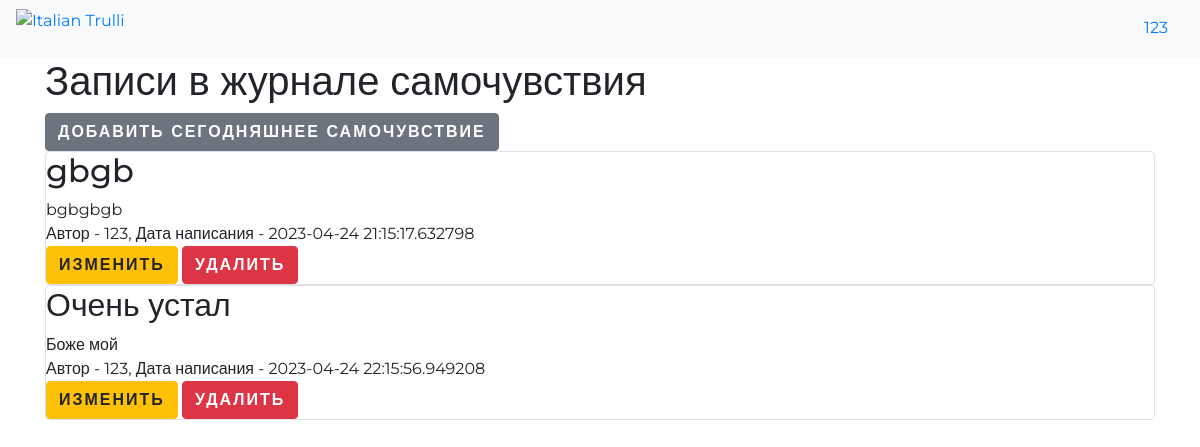
Screenshot of / (signed in) with the database file from the repository.
### data/users.py (models this page shows, shortened)
class User(SqlAlchemyBase, UserMixin):
    __tablename__ = 'users'
    id = sqlalchemy.Column(sqlalchemy.Integer, primary_key=True, autoincrement=True)
    name = sqlalchemy.Column(sqlalchemy.String, nullable=True)
    about = sqlalchemy.Column(sqlalchemy.String, nullable=True)
    email = sqlalchemy.Column(sqlalchemy.String, index=True, unique=True, nullable=True)
    hashed_password = sqlalchemy.Column(sqlalchemy.String, nullable=True)
    created_date = sqlalchemy.Column(sqlalchemy.DateTime, default=datetime.datetime.now)
    news = orm.relationship("News", back_populates='user')

### data/news.py (models this page shows)
class News(SqlAlchemyBase):
    __tablename__ = 'news'
    id = sqlalchemy.Column(sqlalchemy.Integer, primary_key=True, autoincrement=True)
    title = sqlalchemy.Column(sqlalchemy.String, nullable=True)
    content = sqlalchemy.Column(sqlalchemy.String, nullable=True)
    created_date = sqlalchemy.Column(sqlalchemy.DateTime, default=datetime.datetime.now)
    is_private = sqlalchemy.Column(sqlalchemy.Boolean, default=True)
    user_id = sqlalchemy.Column(sqlalchemy.Integer, sqlalchemy.ForeignKey("users.id"))
    user = orm.relationship('User')
    categories = orm.relationship("Category", secondary="association", backref="news")

### mai1n.py (the view)
@app.route("/")
def index():
    db_sess = db_session.create_session()
    if current_user.is_authenticated:
        news = db_sess.query(News).filter((News.user == current_user) | (News.is_private != True))
    else:
        news = db_sess.query(News).filter(News.is_private != True)
    return render_template("index.html", news=news)

### data/db_session.py (called while the page is built)
def create_session() -> Session:
    global __factory
    return __factory()

### mai1n.py (called while the page is built)
@login_manager.user_loader
def load_user(user_id):
    db_sess = db_session.create_session()
    return db_sess.query(User).get(user_id)

### templates/index.html
{% extends "base.html" %}
{% block content %}
    <h1>Записи в журнале самочувствия</h1>
    {% if current_user.is_authenticated %}
        <a href="news" class="btn btn-secondary">Добавить сегодняшнее самочувствие</a>
    {% endif %}
    {% for item in news %}
        <div class="col-md6 border rounded">
            <h2>{{ item.title }}</h2>
            <div>
                {{ item.content }}
            </div>
            <div>
                Автор - {{ item.user.name }}, Дата написания - {{ item.created_date }}
            </div>
            {% if current_user.is_authenticated and current_user == item.user %}
                <div>
                    <a href="/news/{{ item.id }}" class="btn btn-warning">Изменить</a>
                    <a href="/news_delete/{{ item.id }}" class="btn btn-danger">Удалить</a>
                </div>
            {% endif %}
        </div>
    {% endfor %}
{% endblock %}

### templates/base.html (shortened to what this page needs)
<!DOCTYPE html>
<html lang="en">
<head>
    <link rel="stylesheet" href="https://stackpath.bootstrapcdn.com/bootstrap/4.4.1/css/bootstrap.min.css"
>
</head>
<body>
<header>
    <nav class="navbar navbar-expand-lg navbar-light bg-light">
        <p><a href="/"><img src="{{ url_for('static', filename='images/logo.png') }}" height="50" alt="Italian Trulli"></p>
        {% if current_user.is_authenticated %}
            <a class="nav-link ml-auto" href="/logout">{{ current_user.name }}</a>
        {% endif %}
    </nav>
</header>
<main role="main" class="container">
    {% block content %}{% endblock %}
</main>
</body>
</html>

### templates/base.html (style rules this page uses)
body { font-family: 'Montserrat', sans-serif; font-size: 16px; line-height: 1.5; }
.navbar-brand, .navbar-nav a, .btn { font-family: 'Montserrat', sans-serif; font-weight: 700; text-transform: uppercase; letter-spacing: 2px; }

### rows the page displays
User: name "123"
News: title "gbgb", content "bgbgbgb", user.name "123", created_date "2023-04-24 21:15:17.632798"
News: title "Очень устал", content "Боже мой", user.name "123", created_date "2023-04-24 22:15:56.949208"
